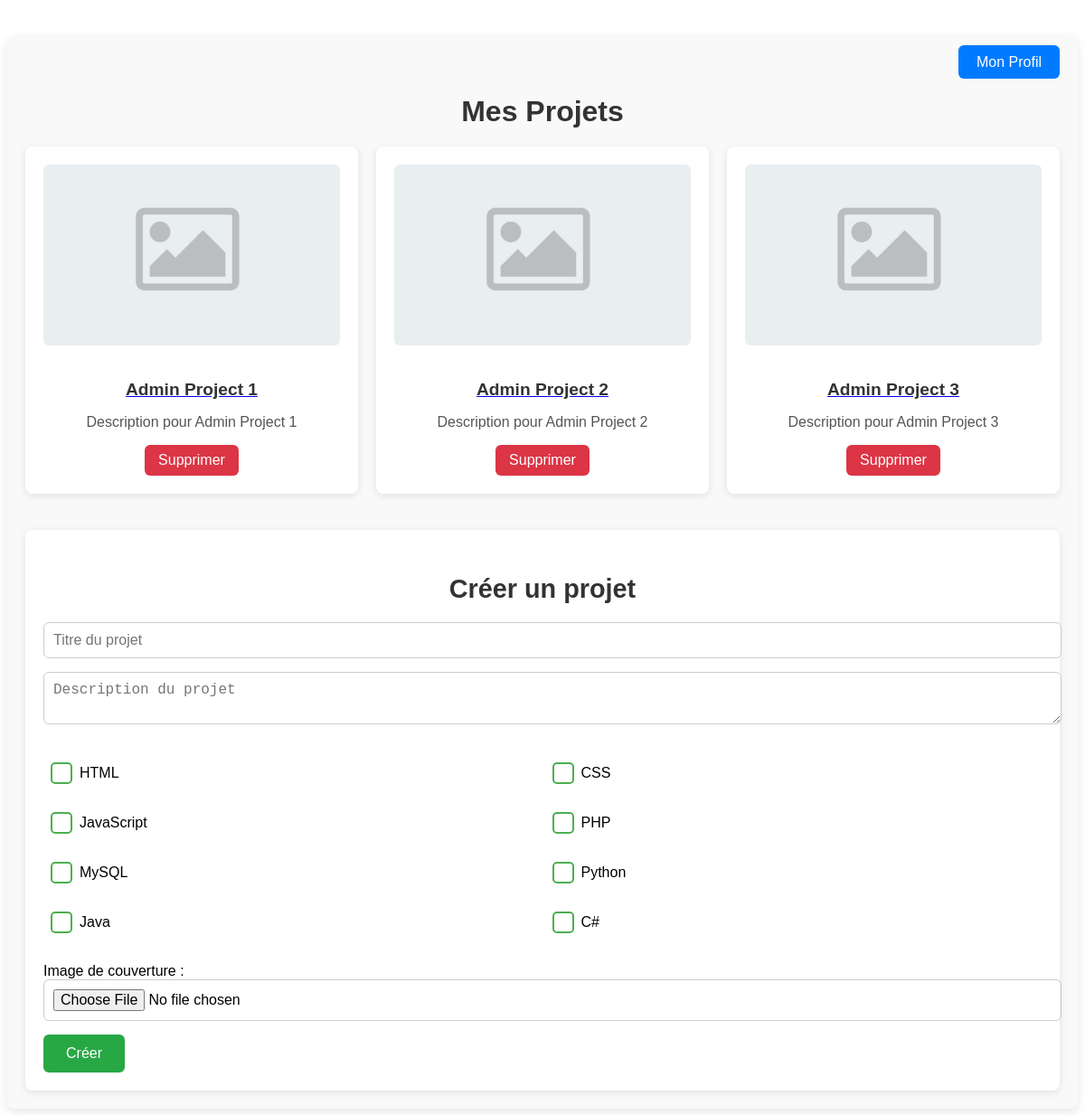
The app's page /dashboard (signed in) with its own data.
### tables this page shows
CREATE TABLE projects (
    id INT PRIMARY KEY AUTO_INCREMENT,
    user_id INT NOT NULL,
    title VARCHAR(255) NOT NULL,
    description TEXT,
    image VARCHAR(255) NULL,
    FOREIGN KEY (user_id) REFERENCES users(id)
);

CREATE TABLE skills (
    id INT PRIMARY KEY AUTO_INCREMENT,
    name VARCHAR(100) NOT NULL
);

### src/controllers/ProjectController.php (called while the page is built, shortened)
<?php
require_once __DIR__ . '/../models/Project.php';
require_once __DIR__ . '/../controllers/SkillController.php';
class ProjectController {
    public static function dashboard() {
        $project = new Project();
        $projects = $project->getProjectsByUser($_SESSION['user_id']);
        $skillController = new SkillController();
        $skills = $skillController->getSkillsForForm();
        require __DIR__ . '/../views/user/dashboard.php';
    }
}

### index.php (called while the page is built, shortened)
<?php
require_once __DIR__ . '/routes/web.php';
?>

### src/models/Project.php (called while the page is built, shortened)
<?php
require_once __DIR__ . '/../../config/database.php';
class Project {
    public function getProjectsByUser($userId) {
        global $pdo;
        $stmt = $pdo->prepare("SELECT * FROM projects WHERE user_id = ?");
        $stmt->execute([$userId]);
        return $stmt->fetchAll();
    }
}

### src/controllers/SkillController.php (called while the page is built)
<?php
require_once __DIR__ . '/../models/Skill.php';
class SkillController {
    public function getSkillsForForm() {
        $skillModel = new Skill();
        $skills = $skillModel->getAllSkills();
        return $skills;
    }
}
?>

### src/models/Skill.php (called while the page is built, shortened)
<?php
require_once __DIR__ . '/../../config/database.php';
class Skill {
    public function getAllSkills() {
        global $pdo;
        $stmt = $pdo->query("SELECT * FROM skills");
        return $stmt->fetchAll();
    }
}
?>

### src/views/user/dashboard.php (the view, shortened to what this page needs)
<!DOCTYPE html>
<html lang="en">
<head>
    <link rel="stylesheet" href="/public/assets/css/dashboard.css">
</head>
<body>
    <div class="dashboard-container">
        <div class="header-actions">
            <a href="/projetb2/profile" class="btn-profile">Mon Profil</a>
        </div>
        <div class="projects-section">
            <h2 class="dashboard-title">Mes Projets</h2>
            <ul class="project-list">
                <?php if (!empty($projects)): ?>
                    <?php foreach ($projects as $project): ?>
                        <li class="project-card">
                            <?php if (!empty($project['image'])): ?>
                                <img src="<?= htmlspecialchars($project['image']) ?>" alt="<?= htmlspecialchars($project['title']) ?>" class="project-cover">
                            <?php endif; ?>
                            <a href="/projetb2/project/<?= $project['id'] ?>" class="project-link">
                                <h3><?= htmlspecialchars($project['title']) ?></h3>
                            </a>
                            <p><?= htmlspecialchars($project['description']) ?></p>
                            <form action="/projetb2/delete-project/<?= $project['id'] ?>" method="POST" class="delete-project-form">
                                <button type="submit" class="btn-delete">Supprimer</button>
                            </form>
                        </li>
                    <?php endforeach; ?>
                <?php else: ?>
                    <p>Aucun projet pour l'instant. Créez-en un !</p>
                <?php endif; ?>
            </ul>
        </div>
        <div class="create-project-box">
            <h3>Créer un projet</h3>
            <form method="post" action="/projetb2/dashboard" enctype="multipart/form-data">
                <input type="text" name="title" placeholder="Titre du projet" required>
                <textarea name="description" placeholder="Description du projet"></textarea>
                <div class="skills-checkboxes">
                    <?php if (!empty($skills)): ?>
                        <?php foreach ($skills as $skill): ?>
                            <label class="checkbox-label">
                                <span class="checkbox-custom"></span>
                                <p class="skill_name"><?= htmlspecialchars($skill['name']) ?></p>
                            </label>
                        <?php endforeach; ?>
                    <?php else: ?>
                        <p>Aucune compétence disponible</p>
                    <?php endif; ?>
                </div>
                <label for="image">Image de couverture :</label>
                <input type="file" name="image" accept="image/*">
                <button type="submit" class="btn-create">Créer</button>
            </form>
        </div>
    </div>
</body>
</html>

### routes/web.php (shortened to what this page needs)
<?php
$request = str_replace('/projetb2', '', $_SERVER['REQUEST_URI']);
$request = strtok($request, '?');
switch ($request) {
    case '/dashboard':
        require __DIR__ . '/../src/controllers/ProjectController.php';
        ProjectController::dashboard();
        break;
}
?>

### public/assets/css/dashboard.css (style rules this page uses)
.dashboard-container { max-width: 1200px; margin: 40px auto; padding: 20px; background-color: #f9f9f9; border-radius: 8px; box-shadow: 0 4px 12px rgba(0, 0, 0, 0.1); font-family: 'Arial', sans-serif; }
.header-actions { text-align: right; margin-bottom: 20px; }
.btn-profile { background-color: #007bff; color: #fff; padding: 10px 20px; border-radius: 6px; text-decoration: none; font-size: 1rem; transition: background-color 0.3s ease, transform 0.2s ease; }
.projects-section { margin-bottom: 40px; }
.dashboard-title { font-size: 2rem; color: #333; margin-bottom: 20px; text-align: center; }
.project-list { list-style-type: none; padding: 0; display: grid; grid-template-columns: 1fr 1fr 1fr; gap: 20px; margin: 0; }
.project-card { background-color: #fff; padding: 20px; border-radius: 8px; box-shadow: 0 2px 8px rgba(0, 0, 0, 0.1); text-align: center; transition: transform 0.2s ease; }
.project-cover { width: 100%; height: 200px; object-fit: cover; border-radius: 6px; margin-bottom: 15px; }
.project-card h3 { font-size: 1.2rem; color: #333; margin-bottom: 10px; }
.project-card p { font-size: 1rem; color: #555; }
.delete-project-form { margin-top: 10px; }
.btn-delete { background-color: #dc3545; color: #fff; padding: 8px 15px; border: none; border-radius: 6px; cursor: pointer; font-size: 1rem; transition: background-color 0.3s ease, transform 0.2s ease; }
.create-project-box { background-color: #fff; padding: 20px; border-radius: 8px; box-shadow: 0 2px 8px rgba(0, 0, 0, 0.1); }
.create-project-box h3 { font-size: 1.8rem; color: #333; margin-bottom: 20px; text-align: center; }
.create-project-box input, .create-project-box textarea, .create-project-box select { width: 100%; padding: 10px; margin-bottom: 15px; border-radius: 6px; border: 1px solid #ccc; font-size: 1rem; }
.create-project-box button { background-color: #28a745; color: #fff; padding: 12px 25px; border: none; border-radius: 6px; cursor: pointer; font-size: 1rem; transition: background-color 0.3s ease, transform 0.2s ease; }
.skills-checkboxes { display: grid; grid-template-columns: repeat(2, 1fr); gap: 5px; margin-top: 10px; margin-bottom: 20px; width: 100%; }
.checkbox-label { display: flex; align-items: center; cursor: pointer; font-size: 16px; color: #333; padding-left: 30px; position: relative; }
.checkbox-custom { position: absolute; left: 0; top: 50%; transform: translateY(-50%); width: 20px; height: 20px; border: 2px solid #4CAF50; border-radius: 5px; background-color: white; transition: background-color 0.3s, border-color 0.3s; }
.skill_name { color: black; margin-left: 10px; }
.checkbox-label span { margin-left: 8px; }

### records on screen
projects: image (placeholder picture), title "Admin Project 1", description "Description pour Admin Project 1"
projects: image (placeholder picture), title "Admin Project 2", description "Description pour Admin Project 2"
projects: image (placeholder picture), title "Admin Project 3", description "Description pour Admin Project 3"
skills: name "HTML"
skills: name "CSS"
skills: name "JavaScript"
skills: name "PHP"
skills: name "MySQL"
skills: name "Python"
skills: name "Java"
skills: name "C#"
